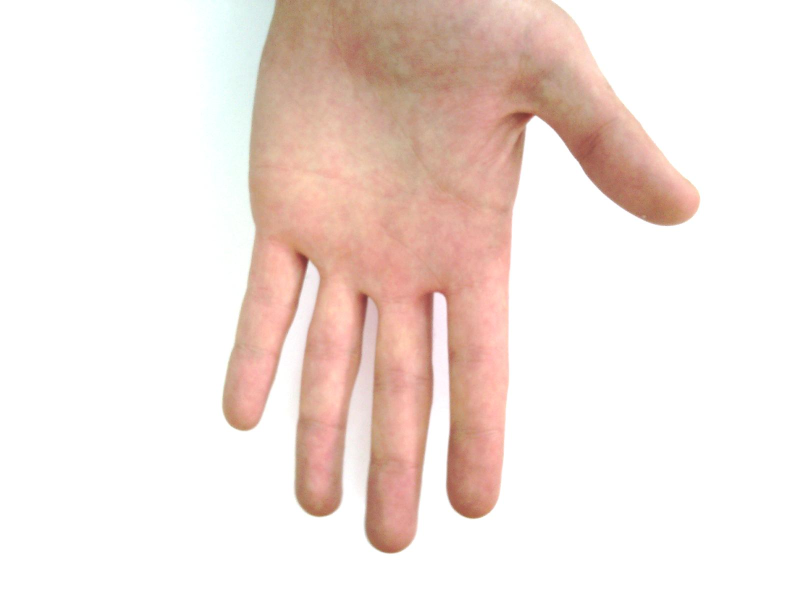
#> input picture hand_normalization/TestImages/Hand_0000064.jpg, 1600 x 1200 px (shown at 1/2 size)
$ python -i functions.py   (imports and definitions only)
#> lines starting #> are read from the running program, lines starting #| are printed output that depends on the picture; after the words box and inside, x2 and y2 are one past the last pixel; in counts of white or black regions, pixels touching at a corner belong together
#> further down, picture is the input picture: shape (1200, 1600, 3); mean B, G, R 222.4, 228.2, 242.4
import cv2
import mediapipe as mp
import numpy as np

# [35 lines left out: function getLandmarks, not called in this run]

# Function to calculate the Euclidean distance between two points
def euclidean_distance(point1, point2):
    return ((point2[0] - point1[0]) ** 2 + (point2[1] - point1[1]) ** 2)**(0.5)

def find_direction_vector(point1, point2):
    return (point2[0] - point1[0], point2[1] - point1[1])


# Function to sort points by their distance to a given point
# [14 lines left out: function sort_points_by_closeness, not called in this run]

# Function to find the closest point in an array to a given point
def find_closest_point(array_of_points, given_point):
    return sort_points_by_closeness(array_of_points,given_point)[0]

# [249 lines left out: functions hull_or_contour_to_bitmask, calculate_center_of_mass, rotate_image, rotate_image_no_crop, check_points_in_mask, get_bounding_box_with_margin and 6 more, not called in this run]


# Create a binary handmask with HSV values
def create_handmask(original_image):
    # Apply gaussian filter
    blurred_image = cv2.GaussianBlur(original_image, (11, 11), 2)

    # Define the range for skin color in HSV(Hue, Saturation, Value)
    # These values might need to be adjusted depending on lighting and skin tone
    hsv = cv2.cvtColor(blurred_image, cv2.COLOR_BGR2HSV)
#> hsv: shape (1200, 1600, 3); mean H, S, V 6.9, 24.7, 242.8
    lower_skin = np.array([0, 40, 80])  # Lower bound of skin color (Hue, Saturation, Value)
    upper_skin = np.array([20, 255, 255])  # Upper bound of skin color

    # Create a mask for the skin color
    hand_mask = cv2.inRange(hsv, lower_skin, upper_skin)
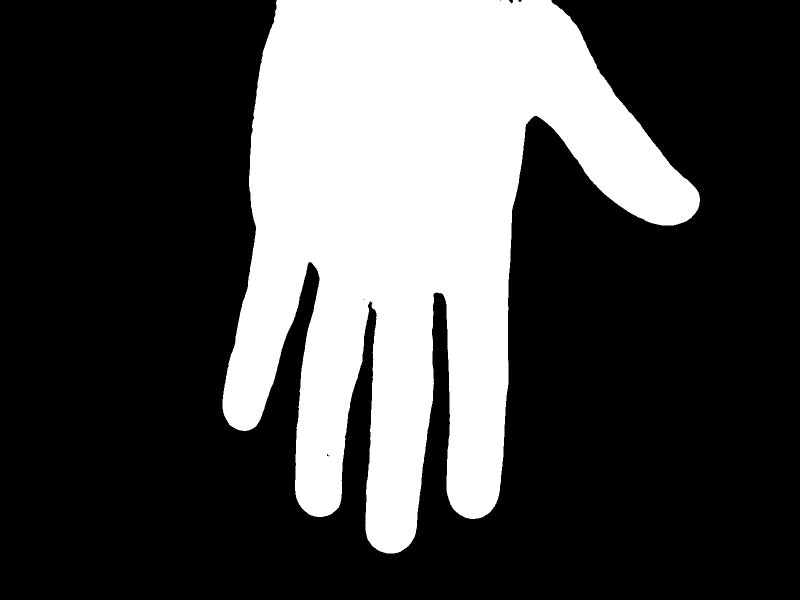
#> hand_mask: shape (1200, 1600) (shown at 1/2 size); 29% white; 1 white region, box (x1, y1, x2, y2) and area: (445, 0, 1400, 1107) 556419

    return hand_mask

# [35 lines left out: functions detect_largest_defects, detect_missing_point, not called in this run]

def count_white_pixels(image):
    return np.sum(image == 255)

>>> import cv2
>>> picture = cv2.imread('../TestImages/Hand_0000064.jpg')
>>> result = create_handmask(picture)

$ run again, on hand_normalization/TestImages/Hand_0000455.jpg
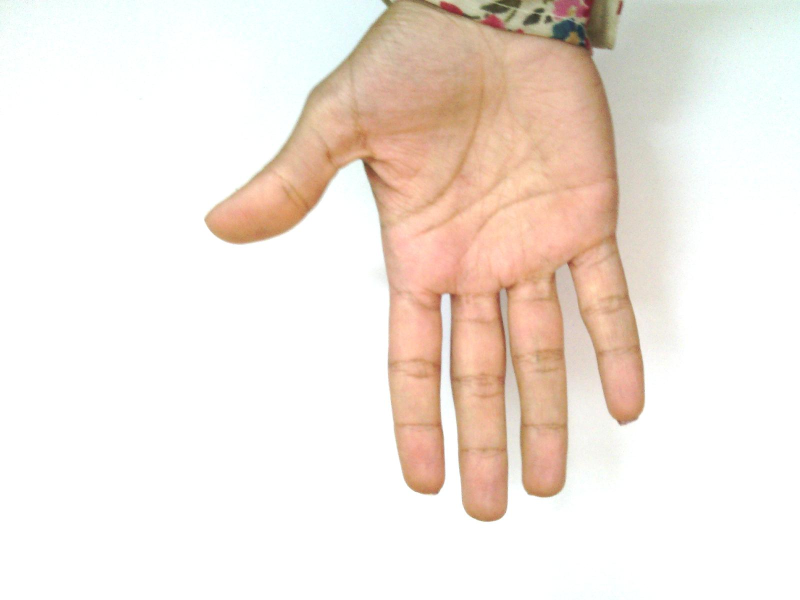
#> input picture hand_normalization/TestImages/Hand_0000455.jpg, 1600 x 1200 px (shown at 1/2 size)
#> picture is the input picture: shape (1200, 1600, 3); mean B, G, R 222.8, 231.2, 242
#> hsv: shape (1200, 1600, 3); mean H, S, V 17.3, 24.7, 243.2
#> in create_handmask, `hand_mask = cv2.inRange(hsv, lower_skin, upper_skin)`:
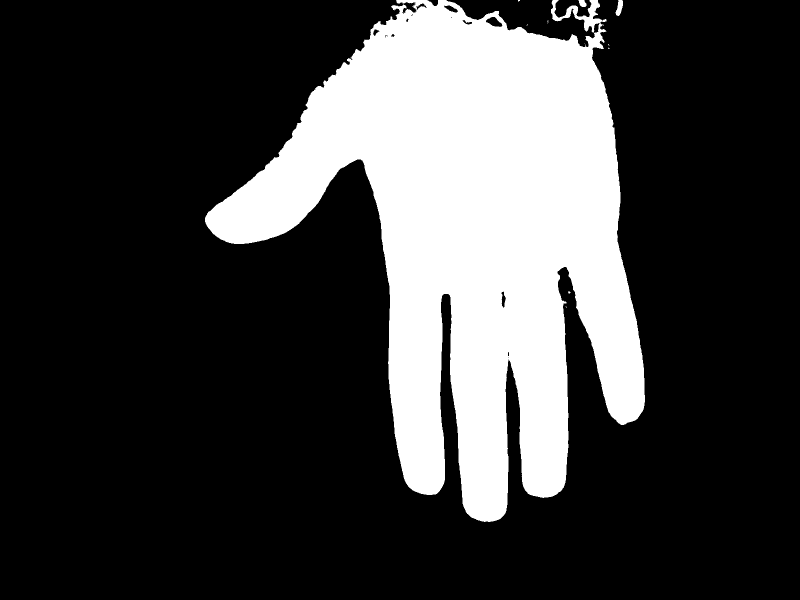
#> hand_mask: shape (1200, 1600) (shown at 1/2 size); 24.3% white; 15 white regions (12 under 20 px), largest, box (x1, y1, x2, y2) and area: (410, 0, 1290, 1044) 465436, (1231, 0, 1246, 32) 302, (1157, 0, 1173, 14) 168

$ run again, on hand_normalization/TestImages/Hand_0000523.jpg
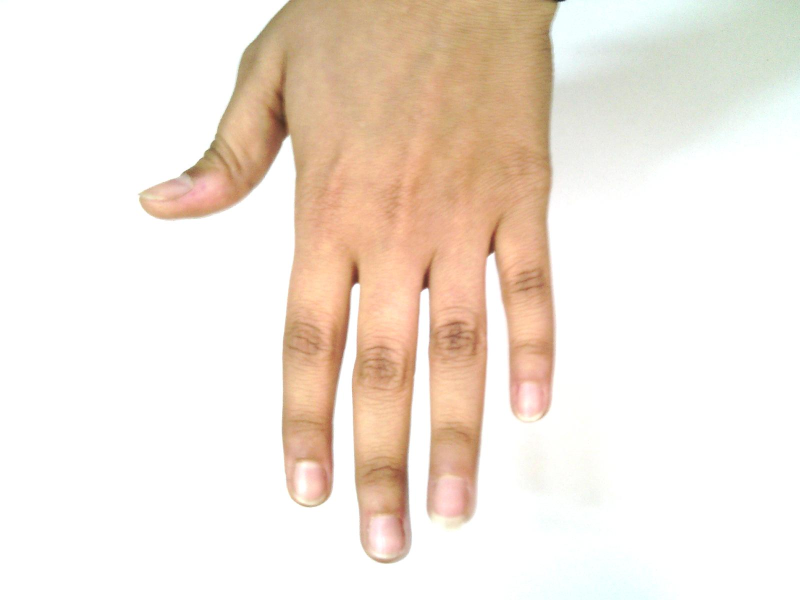
#> input picture hand_normalization/TestImages/Hand_0000523.jpg, 1600 x 1200 px (shown at 1/2 size)
#> picture is the input picture: shape (1200, 1600, 3); mean B, G, R 219.7, 230.6, 242.3
#> hsv: shape (1200, 1600, 3); mean H, S, V 12.5, 27.8, 243.2
#> in create_handmask, `hand_mask = cv2.inRange(hsv, lower_skin, upper_skin)`:
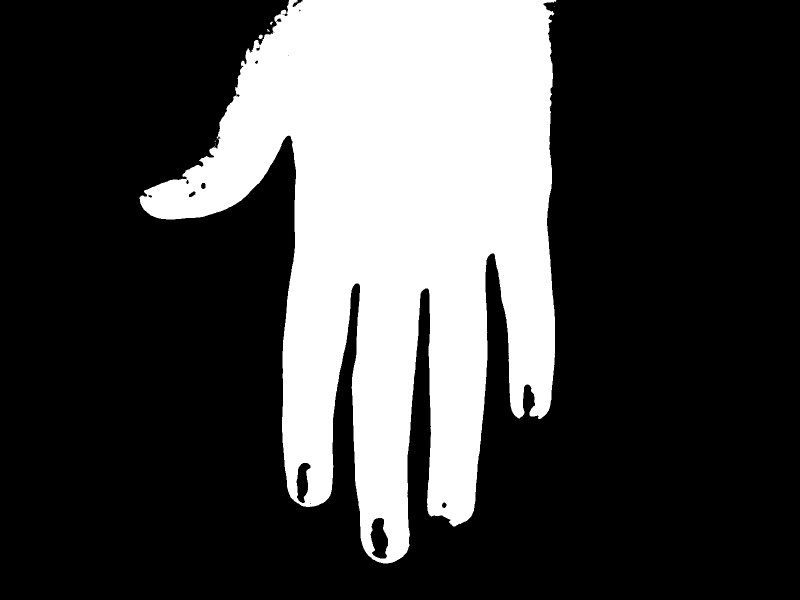
#> hand_mask: shape (1200, 1600) (shown at 1/2 size); 27.1% white; 12 white regions (9 under 20 px), largest, box (x1, y1, x2, y2) and area: (279, 0, 1113, 1127) 520510, (517, 69, 526, 78) 56, (540, 43, 546, 50) 23

$ run again, on hand_normalization/TestImages/Hand_0000658.jpg
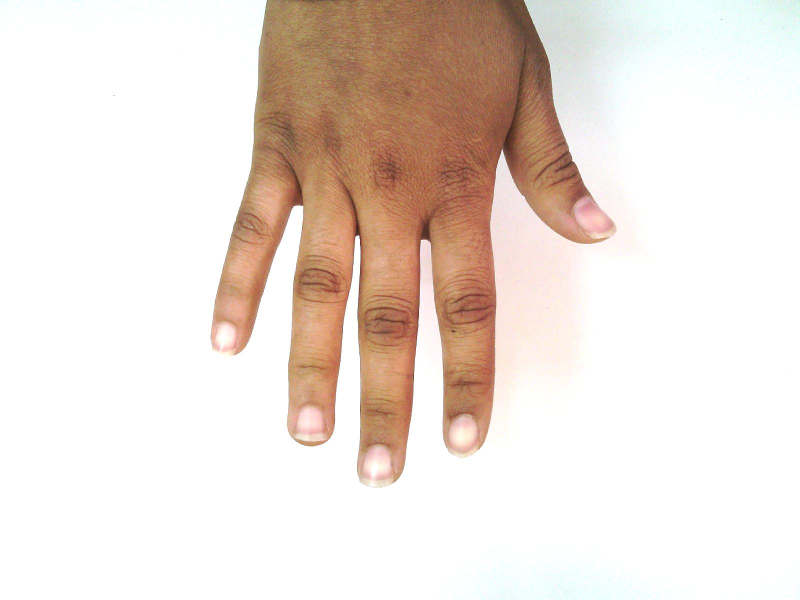
#> input picture hand_normalization/TestImages/Hand_0000658.jpg, 1600 x 1200 px (shown at 1/2 size)
#> picture is the input picture: shape (1200, 1600, 3); mean B, G, R 216, 223.8, 235.8
#> hsv: shape (1200, 1600, 3); mean H, S, V 13.6, 29.9, 236.6
#> in create_handmask, `hand_mask = cv2.inRange(hsv, lower_skin, upper_skin)`:
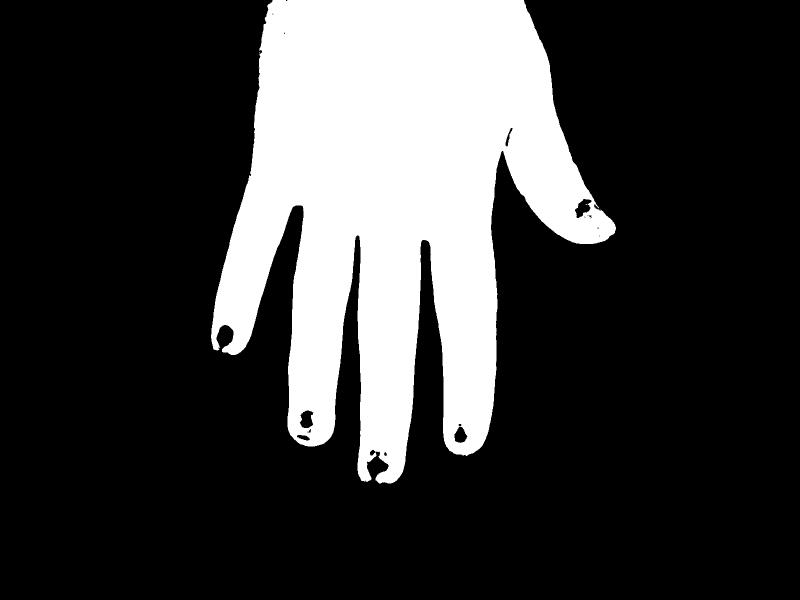
#> hand_mask: shape (1200, 1600) (shown at 1/2 size); 23.1% white; 4 white regions (3 under 20 px), largest, box (x1, y1, x2, y2) and area: (422, 0, 1232, 967) 443046
